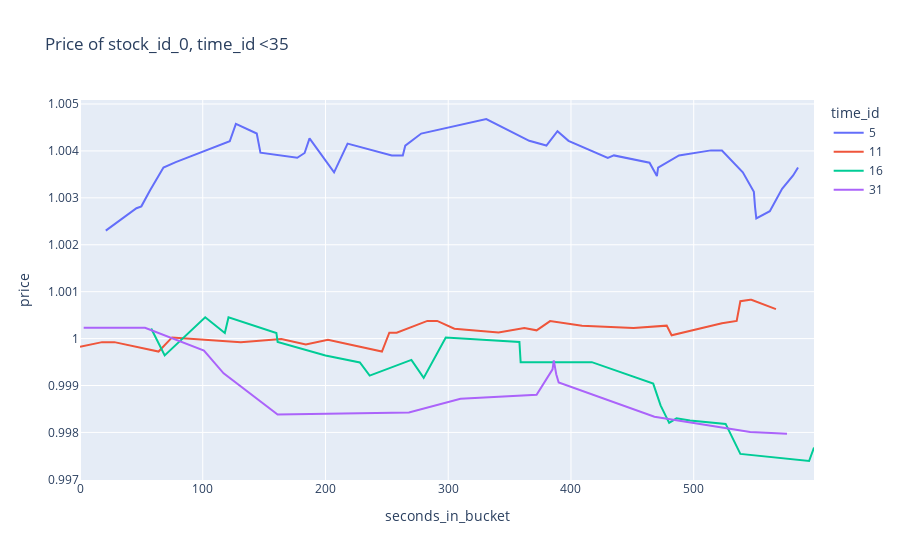

The cell this chart's notebook holds for it:
### Markdown cell above
### Sample

### Code cell
trade_train_sample = trade_train[(trade_train.stock_id == 0) & (trade_train.time_id < 35)]

fig = px.line(trade_train_sample, x="seconds_in_bucket", y="price", title='Price of stock_id_0, time_id <35', color='time_id')
fig.show()

### Figure 1 — Plotly figure (JSON) as saved in the notebook; plotly's stock layout.template omitted (floating-point values rounded to 4 significant figures)
{"data": [{"hovertemplate": "time_id=5<br>seconds_in_bucket=%{x}<br>price=%{y}<extra></extra>", "legendgroup": "5", "line": {"color": "#636efa", "dash": "solid"}, "mode": "lines", "name": "5", "orientation": "v", "showlegend": true, "type": "scatter", "x": [21, 46, 50, 57, 68, 78, 122, 127, 144, 147, 177, 183, 187, 207, 218, 254, 263, 265, 278, 331, 366, 380, 389, 398, 430, 435, 464, 470, 471, 488, 514, 523, 540, 549, 550, 551, 562, 572, 581, 585], "xaxis": "x", "y": [1.002, 1.003, 1.003, 1.003, 1.004, 1.004, 1.004, 1.005, 1.004, 1.004, 1.004, 1.004, 1.004, 1.004, 1.004, 1.004, 1.004, 1.004, 1.004, 1.005, 1.004, 1.004, 1.004, 1.004, 1.004, 1.004, 1.004, 1.003, 1.004, 1.004, 1.004, 1.004, 1.004, 1.003, 1.003, 1.003, 1.003, 1.003, 1.003, 1.004], "yaxis": "y"}, {"hovertemplate": "time_id=11<br>seconds_in_bucket=%{x}<br>price=%{y}<extra></extra>", "legendgroup": "11", "line": {"color": "#EF553B", "dash": "solid"}, "mode": "lines", "name": "11", "orientation": "v", "showlegend": true, "type": "scatter", "x": [0, 18, 28, 64, 75, 131, 164, 184, 202, 246, 252, 258, 283, 291, 305, 341, 362, 372, 383, 409, 451, 478, 482, 523, 535, 536, 538, 546, 547, 567], "xaxis": "x", "y": [0.9998, 0.9999, 0.9999, 0.9997, 1.0, 0.9999, 1.0, 0.9999, 1.0, 0.9997, 1.0, 1.0, 1.0, 1.0, 1.0, 1.0, 1.0, 1.0, 1.0, 1.0, 1.0, 1.0, 1.0, 1.0, 1.0, 1.001, 1.001, 1.001, 1.001, 1.001], "yaxis": "y"}, {"hovertemplate": "time_id=16<br>seconds_in_bucket=%{x}<br>price=%{y}<extra></extra>", "legendgroup": "16", "line": {"color": "#00cc96", "dash": "solid"}, "mode": "lines", "name": "16", "orientation": "v", "showlegend": true, "type": "scatter", "x": [58, 69, 102, 118, 121, 160, 161, 200, 228, 236, 270, 280, 298, 358, 359, 417, 467, 473, 480, 486, 497, 526, 538, 594, 598], "xaxis": "x", "y": [1.0, 0.9996, 1.0, 1.0, 1.0, 1.0, 0.9999, 0.9996, 0.9995, 0.9992, 0.9995, 0.9992, 1.0, 0.9999, 0.9995, 0.9995, 0.999, 0.9986, 0.9982, 0.9983, 0.9983, 0.9982, 0.9975, 0.9974, 0.9977], "yaxis": "y"}, {"hovertemplate": "time_id=31<br>seconds_in_bucket=%{x}<br>price=%{y}<extra></extra>", "legendgroup": "31", "line": {"color": "#ab63fa", "dash": "solid"}, "mode": "lines", "name": "31", "orientation": "v", "showlegend": true, "type": "scatter", "x": [3, 53, 101, 117, 161, 268, 310, 372, 385, 386, 388, 390, 468, 546, 576], "xaxis": "x", "y": [1.0, 1.0, 0.9997, 0.9993, 0.9984, 0.9984, 0.9987, 0.9988, 0.9993, 0.9995, 0.9992, 0.9991, 0.9983, 0.998, 0.998], "yaxis": "y"}], "layout": {"legend": {"title": {"text": "time_id"}, "tracegroupgap": 0}, "title": {"text": "Price of stock_id_0, time_id <35"}, "xaxis": {"anchor": "y", "domain": [0, 1], "title": {"text": "seconds_in_bucket"}}, "yaxis": {"anchor": "x", "domain": [0, 1], "title": {"text": "price"}}}}
